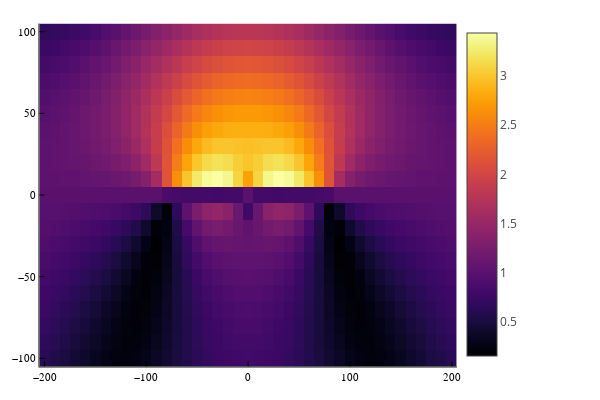

The code cell stored with this chart in its notebook:
### Code cell
heatmap(xA,yA,imagenH)

### Figure 1 — Plotly figure (JSON) as saved in the notebook; plotly's stock layout.template omitted (floating-point values rounded to 4 significant figures; data arrays with more than 128 entries replaced by an {"elided": "..."} marker saying what was removed)
{"data": [{"colorbar": {"len": 0.9525, "title": {"text": ""}, "x": 0.7615, "y": 0.5139}, "colorscale": {"elided": "256x2 mixed values"}, "name": "y1", "showlegend": false, "showscale": true, "type": "heatmap", "x": [-205, -195, -185, -175, -165, -155, -145, -135, -125, -115, -105, -95, -85, -75, -65, -55, -45, -35, -25, -15, -5, 5, 15, 25, 35, 45, 55, 65, 75, 85, 95, 105, 115, 125, 135, 145, 155, 165, 175, 185, 195, 205], "xaxis": "x", "y": [-105, -95, -85, -75, -65, -55, -45, -35, -25, -15, -5, 5, 15, 25, 35, 45, 55, 65, 75, 85, 95, 105], "yaxis": "y", "z": {"elided": "21x41 float values"}, "zmax": 3.431, "zmin": 0.149}], "layout": {"annotations": [], "height": 400, "legend": {"bgcolor": "rgba(255, 255, 255, 1.000)", "bordercolor": "rgba(0, 0, 0, 1)", "borderwidth": 1, "font": {"color": "rgba(0, 0, 0, 1)", "family": "sans-serif", "size": 11}, "title": {"font": {"color": "rgba(0, 0, 0, 1)", "family": "sans-serif", "size": 15}, "text": ""}, "tracegroupgap": 0, "traceorder": "normal", "x": 1, "xanchor": "auto", "y": 1, "yanchor": "auto"}, "margin": {"b": 20, "l": 0, "r": 0, "t": 20}, "paper_bgcolor": "rgba(255, 255, 255, 1.000)", "plot_bgcolor": "rgba(255, 255, 255, 1.000)", "showlegend": true, "width": 600, "xaxis": {"anchor": "y", "domain": [0.06582, 0.7615], "gridcolor": "rgba(0, 0, 0, 0.1)", "gridwidth": 0.5, "linecolor": "rgba(0, 0, 0, 1)", "mirror": false, "range": [-205, 205], "showgrid": true, "showline": true, "showticklabels": true, "tickangle": 0, "tickcolor": "rgb(0, 0, 0)", "tickfont": {"color": "rgba(0, 0, 0, 1)", "family": "sans-serif", "size": 11}, "tickmode": "array", "ticks": "inside", "ticktext": ["−200", "−100", "0", "100", "200"], "tickvals": [-200, -100, 0, 100, 200], "title": {"font": {"color": "rgba(0, 0, 0, 1)", "family": "sans-serif", "size": 15}, "text": ""}, "type": "linear", "visible": true, "zeroline": false, "zerolinecolor": "rgba(0, 0, 0, 1)"}, "yaxis": {"anchor": "x", "domain": [0.03762, 0.9902], "gridcolor": "rgba(0, 0, 0, 0.1)", "gridwidth": 0.5, "linecolor": "rgba(0, 0, 0, 1)", "mirror": false, "range": [-105, 105], "showgrid": true, "showline": true, "showticklabels": true, "tickangle": 0, "tickcolor": "rgb(0, 0, 0)", "tickfont": {"color": "rgba(0, 0, 0, 1)", "family": "sans-serif", "size": 11}, "tickmode": "array", "ticks": "inside", "ticktext": ["−100", "−50", "0", "50", "100"], "tickvals": [-100, -50, 0, 50, 100], "title": {"font": {"color": "rgba(0, 0, 0, 1)", "family": "sans-serif", "size": 15}, "text": ""}, "type": "linear", "visible": true, "zeroline": false, "zerolinecolor": "rgba(0, 0, 0, 1)"}}}
